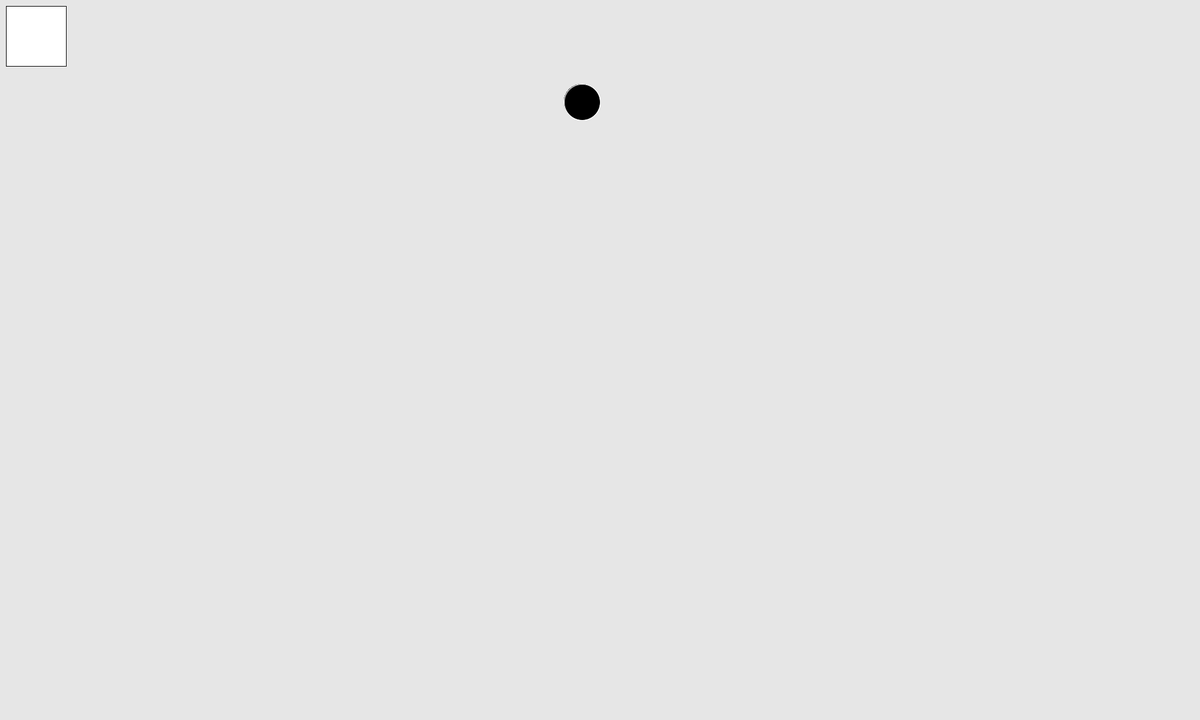
Frame 1 (no input)
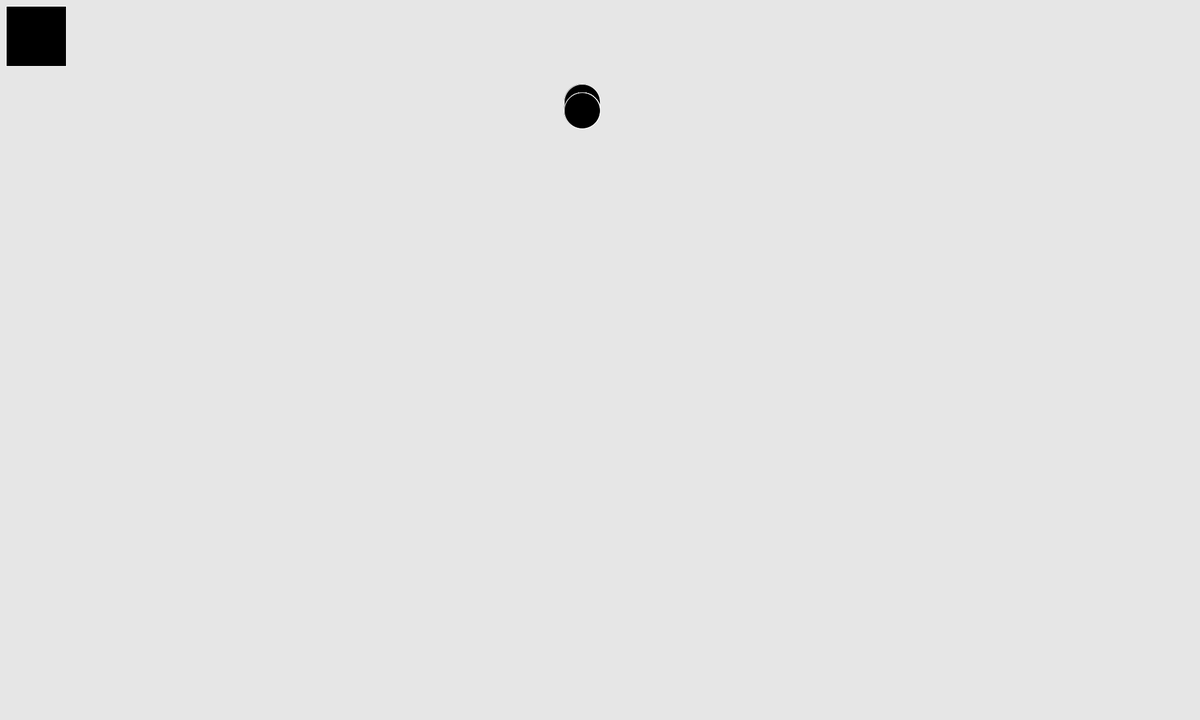
Frame 60 (the mouse pressed at the canvas centre just before this capture)
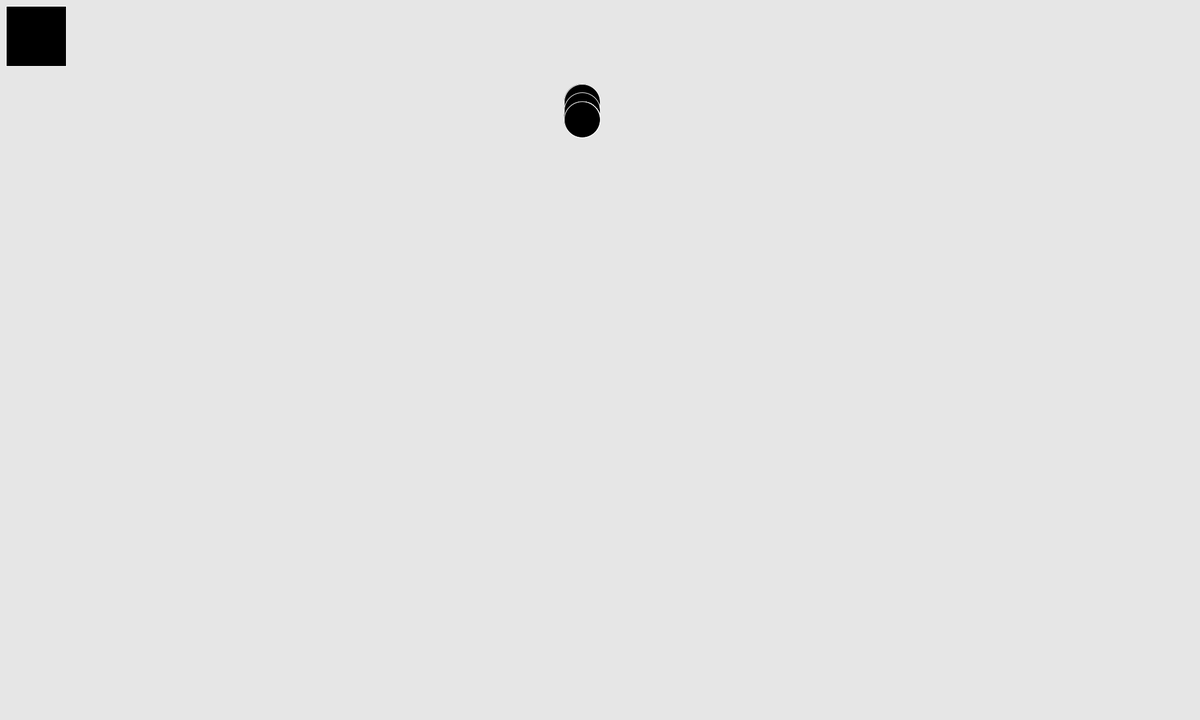
Frame 120 (the mouse held since frame 60 and released just before this capture)

The Processing sketch that drew these frames (run headless with seeded random() and noise(); from frame 60 on, the mouse is pressed at the canvas centre):

// Processing sketch: PhysicsParticleString_Interactive_MapleSyrupString
// ── PhysicsParticleString_Interactive_MapleSyrupString.pde
// Physics Particle String //

void setup()
{
  size(2000, 1200);
  background( 230,230,230);
  
  // particles
  for ( int i = 0; i < chain.length; i++ ) 
  {
     chain[i] = new particle( scrWidth/2, scrHeight -2, scrHeight, color(0,0,0));
  }
  
  // frame
  frameRate(1/dt);
}

void draw()
{
  // clear
  background(230,230,230);
  
  rect(10,10, pixelspermeter, pixelspermeter);
  updateChain();
  pullChain();
  
}


void updateChain()
{
  // first link
  chain[0].render();
  
  // middle links
  for (int i = 1; i<chain.length-1; i++)
  //for (int i = chain.length-2 ; i > 0; i--)
  {
    //// println("updating particle" + i );
    neighborlist2[0] = chain[i-1];
    neighborlist2[1] = chain[i+1];
    chain[i].update(neighborlist2);
    chain[i].render();
  }
  
  // last link
  neighborlist1[0] = chain[chain.length - 2];
  chain[(chain.length - 1)].update(neighborlist1);
  chain[(chain.length - 1)].render(); 
}
// ── global_vars.pde
  
        ////////////////////////////////////////////
        //                                        //
        //                GLOBAL                  //
        //  Component of Physics Chain Simulation //
        //                                        //
        ////////////////////////////////////////////
        
// global measurements
float pixelspermeter = 100;
float scrWidth = 20; // meters
float scrHeight = 12; // meters
float dt = 0.01;

// chain
particle[] chain = new particle[40];

// constants
float stringLen = scrHeight ;            // dist between particles
float relaxDist = stringLen / chain.length; // lenght of chain
float KString = 6;
float KAir = .4;


// particle assets
particle[] neighborlist1 = new particle[1];
particle[] neighborlist2 = new particle[2];
// ── objects.pde
        
                    ////////////////////////////////////////////
                    //                                        //
                    //               OBJECTS!                 //
                    //  Component of Physics Chain Simulation //
                    //                                        //
                    ////////////////////////////////////////////

class particle {
  
  // values
  float dist, screenHeight, k, m;
  PVector v, r, f, displacement, normalDisplacement, tension,vNormalized, airRes, vNormal;
  PVector fAir = new PVector(0,0,0);
  color renderColor;
  
  // initiator
  particle(float x,float y, float tempscreenHeight, color tempRenderColor) {
    v = new PVector(0, 0);
    r = new PVector(x,y);
    f = new PVector(0,0);
    renderColor = tempRenderColor;
    
    m = .01; // kg
    screenHeight = tempscreenHeight;
  }
  
  // draw command
  void render () {
    stroke(255,255,255);
    fill(renderColor);
    ellipse((r.x-30 / pixelspermeter) * pixelspermeter, (screenHeight - r.y-30/pixelspermeter) * pixelspermeter, 60, 60);
  }
  
  void update (particle[] neighbors) {
    // force calculations
    f.x = 0;
    f.y = 0;
        
    // Gravity
    f.add(0, -9.8*m);
    
    // Neighbors
    for (int i=0; i < neighbors.length; i++)
    {
      dist = PVector.dist(neighbors[i].r, r);
      if (dist > relaxDist) {
        displacement = PVector.sub(neighbors[i].r, r);
        normalDisplacement = displacement;
        normalDisplacement.normalize();
        tension = PVector.mult( normalDisplacement, (dist - relaxDist) * KString );
        f.add(tension);
      }
    }
      
    // Air
    fAir.x = v.x;
    fAir.y = v.y;
    fAir.z = v.z;
    fAir.normalize();
    fAir.mult(-KAir * v.mag()); 
    f.add(fAir);
      
    // Update velocity and postion
    v.add(PVector.mult( PVector.div(f, m), dt ));
    r.add(PVector.mult(v, dt));
      
  }
}
// ── pull.pde
  
        ////////////////////////////////////////////
        //                                        //
        //                Pull                    //
        //  Component of Physics Chain Simulation //
        //                                        //
        ////////////////////////////////////////////


int mouseStatus = 0;
// mouseStatus 0 - not clicked
//             1 - moment clicked
//             2 - held
//             3 - mouse held nothing selected

// constants
float minDist;
int minI;
int selectedParticle;
PVector offset;
PVector mousePos = new PVector(0,0,0);
float threshold = 10;

void pullChain()
{
  // Update mouseStatus
  mousePos.x = mouseX / pixelspermeter;
  mousePos.y = scrHeight - mouseY / pixelspermeter;
  
  println("mouse = " + mousePos );
  if (mousePressed)
   {
     if (mouseStatus == 0) { mouseStatus = 1; }
     else if (mouseStatus == 1) 
     {
       mouseStatus = 2;
     }
   }
   else { mouseStatus = 0; }
   
   // mouse options
   if (mouseStatus == 0) {
     
   }
   
   if (mouseStatus == 1) {
     // find closest particle
     minDist = PVector.dist(chain[0].r, mousePos);
     minI = 0;
     for ( int i = 1; i < chain.length; i++ ) {
       if ( PVector.dist(chain[i].r, mousePos) < minDist ) {
         minDist = PVector.dist(chain[i].r, mousePos);
         minI = i;
         println( "minDist = " + minDist);
       }
       println( "minDist = " + minDist);
     }
     
     // select particle if within threshold
     if ( minDist < threshold ) {
       selectedParticle = minI;
       offset = PVector.sub(chain[selectedParticle].r, mousePos);
      // print("Particle Selected: " + selectedParticle );
     }
     else {
       mouseStatus = 3;
       //print("Particle Not Selected");
     }
   }
   
   // MOUSE HELD
   else if ( mouseStatus == 2 ) {
     chain[selectedParticle].r = PVector.add(mousePos, offset);
   }
     
   
}
